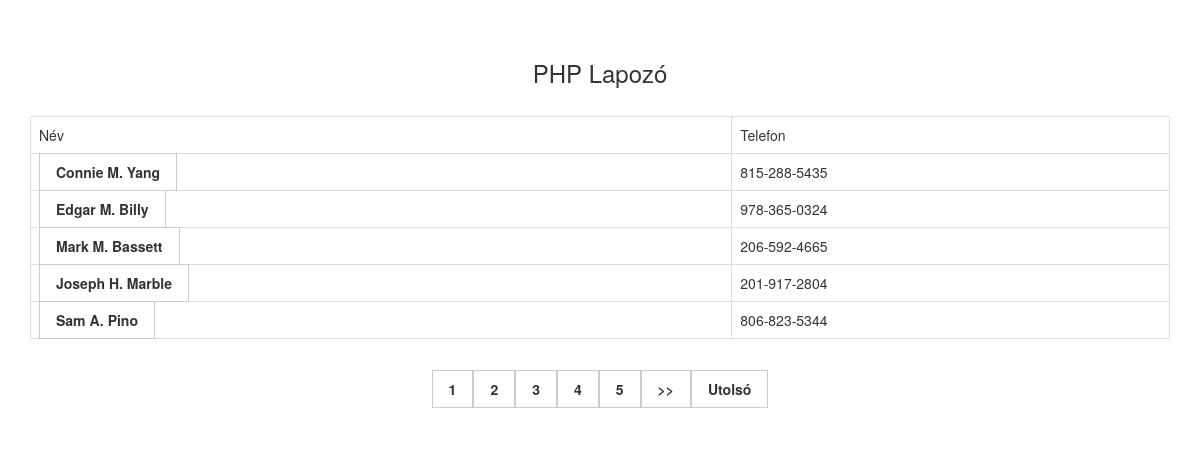
The page / on the database its author committed.
### tables this page shows
CREATE TABLE IF NOT EXISTS `tbl_student` (
  `student_id` int(11) NOT NULL AUTO_INCREMENT,
  `student_name` varchar(250) NOT NULL,
  `student_phone` varchar(20) NOT NULL,
  PRIMARY KEY (`student_id`)
);

### index.php (the view, shortened to what this page needs)
<?php
$connect = mysqli_connect("localhost", "root", "", "testingketto");
$record_per_page = 5;
$page = '';
if(isset($_GET["page"]))
{
 $page = $_GET["page"];
}
else
{
 $page = 1;
}
$start_from = ($page-1)*$record_per_page;
$query = "SELECT * FROM tbl_student order by student_id DESC LIMIT $start_from, $record_per_page";
$result = mysqli_query($connect, $query);
?>
<!DOCTYPE html>
<html>
 <head>
  <link rel="stylesheet" href="https://maxcdn.bootstrapcdn.com/bootstrap/3.3.6/css/bootstrap.min.css" />
 </head>
 <body>
  <br /><br />
  <div class="container">
   <h3 align="center">PHP Lapozó</h3><br />
   <div class="table-responsive">
    <table class="table table-bordered">
     <tr>
      <td>Név</td>
      <td>Telefon</td>
     </tr>
     <?php
     while($row = mysqli_fetch_array($result))
     {
     ?>
     <tr>
      <td><a href="adatlap.php?nev=<?php echo $row["student_name"]; ?>"><?php echo $row["student_name"]; ?></a></td>
      <td><?php echo $row["student_phone"]; ?></td>
     </tr>
     <?php
     }
     ?>
    </table>
    <div align="center">
    <br />
    <?php
    $page_query = "SELECT * FROM tbl_student ORDER BY student_id DESC";
    $page_result = mysqli_query($connect, $page_query);
    $total_records = mysqli_num_rows($page_result);
    $total_pages = ceil($total_records/$record_per_page);
    $start_loop = $page;
    $end_loop = $start_loop + 4;
    for($i=$start_loop; $i<=$end_loop; $i++)
    {
     echo "<a href='index.php?page=".$i."'>".$i."</a>";
    }
    if($page <= $end_loop)
    {
     echo "<a href='index.php?page=".($page + 1)."'>>></a>";
     echo "<a href='index.php?page=".$total_pages."'>Utolsó</a>";
    }
    ?>
    </div>
    <br /><br />
   </div>
  </div>
 </body>
</html>

### index.php (style rules this page uses)
a { padding:8px 16px; border:1px solid #ccc; color:#333; font-weight:bold; }

### rows shown on the page
tbl_student: student_name "Connie M. Yang", student_phone "815-288-5435"
tbl_student: student_name "Edgar M. Billy", student_phone "978-365-0324"
tbl_student: student_name "Mark M. Bassett", student_phone "206-592-4665"
tbl_student: student_name "Joseph H. Marble", student_phone "201-917-2804"
tbl_student: student_name "Sam A. Pino", student_phone "806-823-5344"
